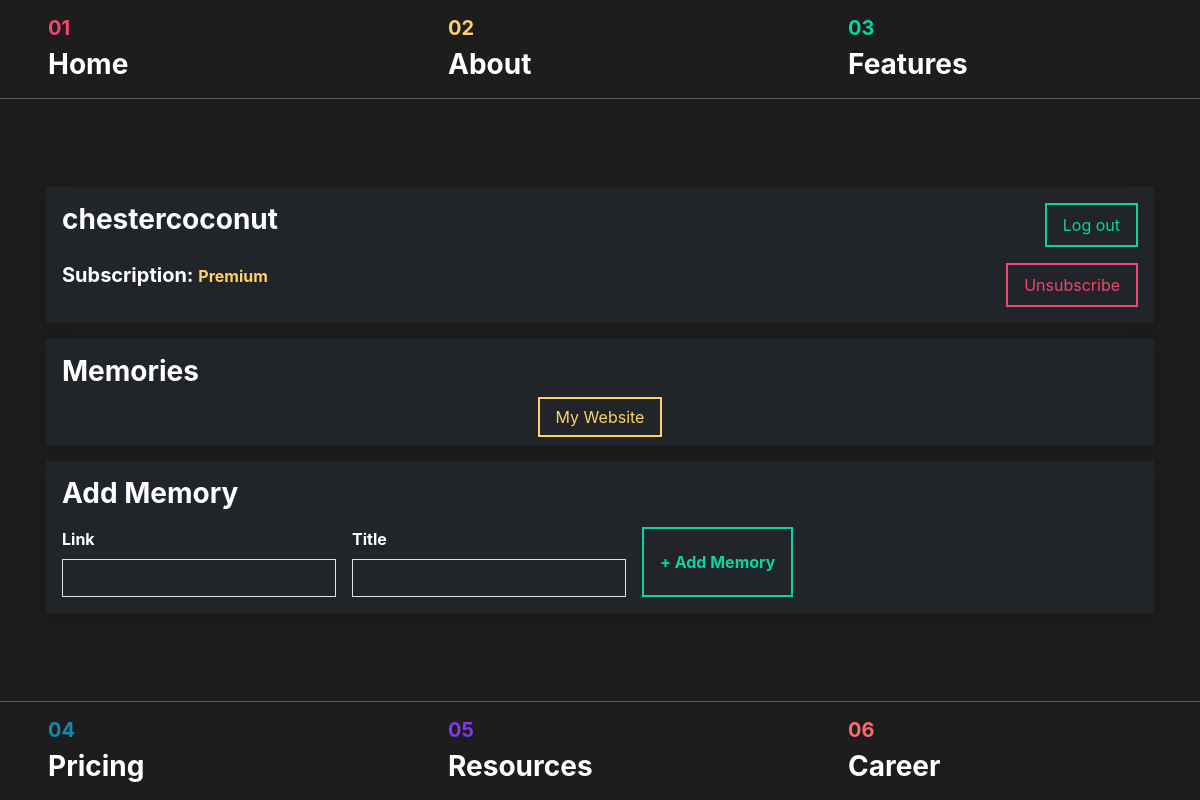
The app's page /pages/user-dashboard.php (signed in), older data.
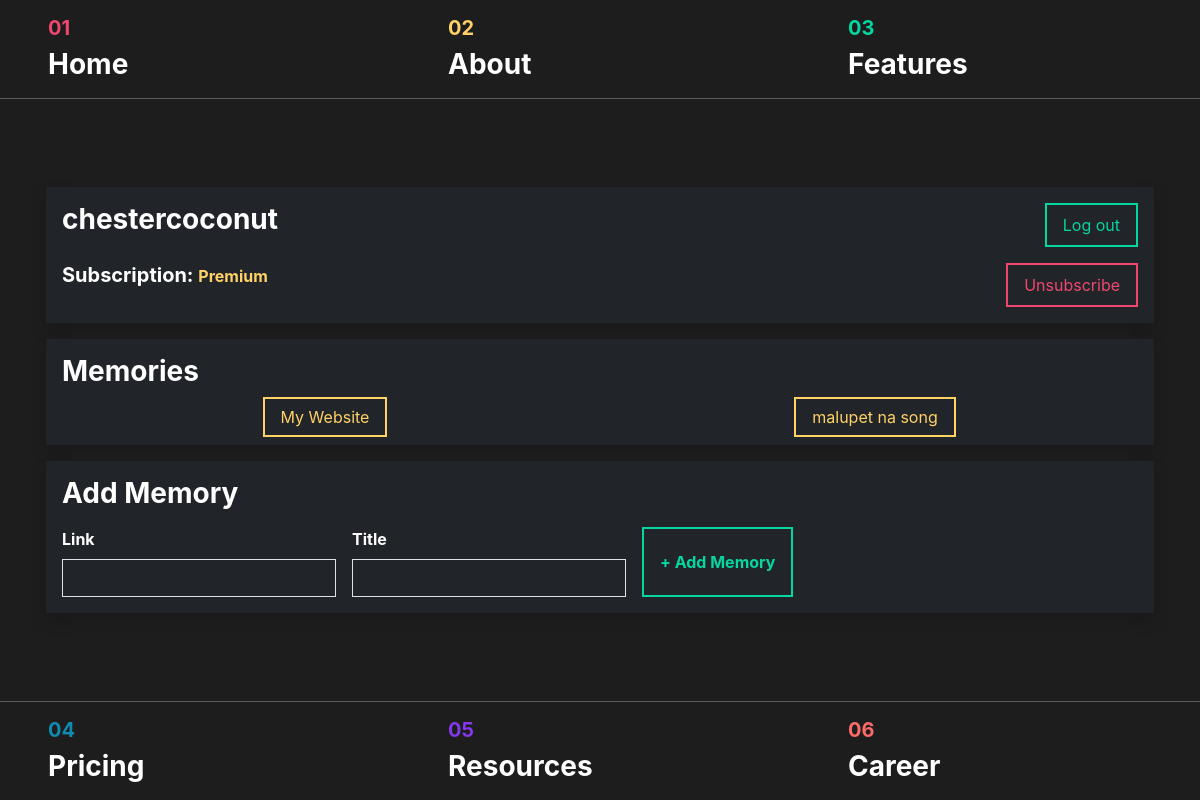
The same page, newer data.
### tables this page shows
CREATE TABLE `user_memories` (
  `memory_id` int(11) NOT NULL,
  `user_id` int(11) NOT NULL,
  `memory_link` varchar(100) NOT NULL,
  `memory_name` varchar(30) NOT NULL
);

### src/pages/user-dashboard.php (the view, shortened to what this page needs)
<!DOCTYPE html>
<html>
<head>
  <link href="../style.css" rel="stylesheet">
  <link href="https://cdn.jsdelivr.net/npm/bootstrap@5.3.3/dist/css/bootstrap.min.css" rel="stylesheet">
</head>
<body>
  <?php
  $username = $_SESSION['username'];
  $subscription = $_SESSION['subscription'];
  $user_id = $_SESSION['user_id'];
  $conn = mysqli_connect("db", "root", "", "my_online_store");
  $sql_memories = "SELECT `memory_link`, `memory_name` FROM `user_memories` WHERE `user_id` = '$user_id'";
  $rs_memories = mysqli_query($conn, $sql_memories);
  $memories = array();
  while ($row = mysqli_fetch_assoc($rs_memories)) {
    $memories[] = $row;
  }
  ?>
  <div class="container-fluid position-fixed top-0">
    <div class="row ng-bg-black ng-border-bottom">
      <div class="col px-5 py-3">
        <h5 class="ng-text-red fw-bold">01</h5>
        <a href="../index.php#main-content" class="h3 text-white fw-bold home-nav" id="home-nav">Home</a>
      </div>
      <div class="col px-5 py-3">
        <h5 class="ng-text-yellow fw-bold">02</h5>
        <a href="../index.php#about-content" class="h3 text-white fw-bold about-nav" id="about-nav">About</a>
      </div>
      <div class="col px-5 py-3">
        <h5 class="ng-text-green fw-bold">03</h5>
        <a href="../index.php#features-content" class="h3 text-white fw-bold features-nav" id="features-nav">Features</a>
      </div>
    </div>
  </div>
  <div class="container-fluid position-fixed bottom-0">
    <div class="row ng-bg-black ng-border-top">
      <div class="col px-5 py-3">
        <h5 class="ng-text-blue fw-bold">04</h5>
        <a href="./pages/pricing.php" class="h3 text-white fw-bold pricing-nav" id="pricing-nav">Pricing</a>
      </div>
      <div class="col px-5 py-3">
        <h5 class="ng-text-purple fw-bold">05</h5>
        <a href="../index.php#resources-content" class="h3 text-white fw-bold resources-nav" id="resources-nav">Resources</a>
      </div>
      <div class="col px-5 py-3">
        <h5 class="ng-text-orange fw-bold">06</h5>
        <a href="../index.php#main-content" class="h3 text-white fw-bold career-nav" id="career-nav">Career</a>
      </div>
    </div>
  </div>
  <div class="container-fluid min-vh-100 d-flex justify-content-center align-items-center ng-bg-black text-white">
    <div class="row container-xl g-3">
      <div class="col-12">
        <div class="bg-dark shadow p-3">
          <div class="row text-start">
            <h1 class="col-6 h3 fw-bold mb-0"><?php echo $username ?></h1>
            <div class="col-6 text-end">
              <button class="ng-btn" onclick="window.location.href='./account-logout.php'">Log out</button>
            </div>
          </div>
          <div class="row text-start mt-3">
            <h5 class="col-6 fw-bold mb-0">Subscription: <span class="fw-bold ng-text-yellow mb-0"><?php echo $subscription ?></span> </h5>
            <?php
            if ($subscription != "No Subscription") {
              echo '<div class="col-6 text-end">
              <button class="ng-btn-red" onclick="window.location.href=`./unsubscribe.php`">Unsubscribe</button>
              </div>';
            }
            ?>
          </div>
        </div>
      </div>
      <div class="col-12 <?php echo $subscription != "No Subscription" ? 'visible' : 'invisible' ?>">
        <div class="bg-dark shadow p-3">
          <div class="row text-start">
            <h1 class="col-sm-4 h3 fw-bold mb-0">Memories</h1>
          </div>
          <div class="row text-start mt-3">
            <?php
            foreach ($memories as $memory) {
              echo '<div class="col text-center"><a class="ng-btn-yellow text-decoration-none" href="' . $memory['memory_link'] . '" target="_blank">' . $memory['memory_name'] . '</a></div>';
            }
            ?>
          </div>
        </div>
      </div>
      <div class="col-12 <?php echo $subscription != "No Subscription" ? 'visible' : 'invisible' ?>">
        <div class="bg-dark shadow p-3">
          <div class="row text-start">
            <h1 class="col-sm-4 h3 fw-bold mb-0">Add Memory</h1>
          </div>
          <div class="row text-start mt-3">
            <form class="d-flex gap-3 needs-validation" action="add-memory.php" method="post">
              <div class="text-start mb-0">
                <label for="email" class="form-label fw-bold">Link</label>
                <input class="form-control bg-transparent text-white rounded-0" type="text" name="add_link" placeholder="Link" required>
              </div>
              <div class="text-start mb-0">
                <label for="email" class="form-label fw-bold">Title</label>
                <input class="form-control bg-transparent text-white rounded-0" type="text" name="add_name" placeholder="Title" required>
              </div>
              <div class="d-flex gap-4">
                <button class="ng-btn w-10 fw-bold" type="submit">+ Add Memory</button>
              </div>
            </form>
          </div>
        </div>
      </div>
    </div>
</body>
</html>

### src/style.css (style rules this page uses)
* { margin: 0; padding: 0; box-sizing: border-box; font-family: 'Inter', sans-serif; font-size: 16px; font-weight: 400; line-height: 1.5; }
.ng-text-red { color: #EF476F; }
.ng-text-yellow { color: #FFD166; }
.ng-text-green { color: #06D6A0; }
.ng-text-blue { color: #118AB2; }
.ng-text-purple { color: #8338EC; }
.ng-text-orange { color: #FF6B6B; }
.ng-bg-black { background-color: #1D1D1D; }
.ng-btn { padding: 0.5rem 1rem; color: #06D6A0; background-color: transparent; border: 2px solid #06D6A0; transition: all 0.3s ease; }
.ng-btn-red { padding: 0.5rem 1rem; color: #EF476F; background-color: transparent; border: 2px solid #EF476F; transition: all 0.3s ease; }
.ng-btn-yellow { padding: 0.5rem 1rem; color: #FFD166; background-color: transparent; border: 2px solid #FFD166; transition: all 0.3s ease; }
.ng-border-bottom { border-bottom: 1px solid #5b5b5b; }
.ng-border-top { border-top: 1px solid #5b5b5b; }
.home-nav { text-decoration: none; text-decoration-color: #EF476F; transition: all 0.3s ease; }
.about-nav { text-decoration: none; text-decoration-color: #FFD166; transition: all 0.3s ease; }
.features-nav { text-decoration: none; text-decoration-color: #06D6A0; transition: all 0.3s ease; }
.pricing-nav { text-decoration: none; text-decoration-color: #118AB2; transition: all 0.3s ease; }
.resources-nav { text-decoration: none; text-decoration-color: #8338EC; transition: all 0.3s ease; }
.career-nav { text-decoration: none; text-decoration-color: #FF6B6B; transition: all 0.3s ease; }

Row changes from the older to the newer data that the page shows:
added user_memories: memory_name "malupet na song"
